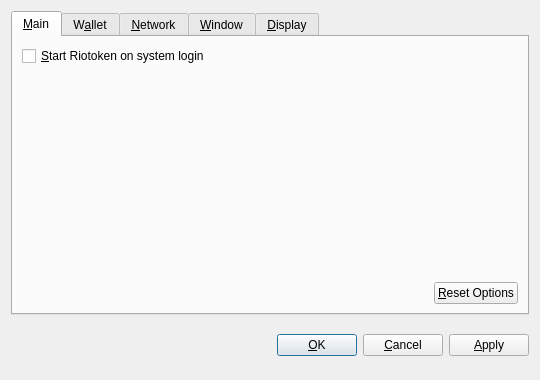
<?xml version="1.0" encoding="UTF-8"?>
<ui version="4.0">
 <class>OptionsDialog</class>
 <widget class="QDialog" name="OptionsDialog">
  <property name="geometry">
   <rect>
    <x>0</x>
    <y>0</y>
    <width>540</width>
    <height>380</height>
   </rect>
  </property>
  <property name="windowTitle">
   <string>Options</string>
  </property>
  <property name="modal">
   <bool>true</bool>
  </property>
  <layout class="QVBoxLayout" name="verticalLayout">
   <item>
    <widget class="QTabWidget" name="tabWidget">
     <property name="tabPosition">
      <enum>QTabWidget::North</enum>
     </property>
     <property name="currentIndex">
      <number>0</number>
     </property>
     <widget class="QWidget" name="tabMain">
      <attribute name="title">
       <string>&amp;Main</string>
      </attribute>
      <layout class="QVBoxLayout" name="verticalLayout_Main">
       <item>
        <widget class="QCheckBox" name="bitcoinAtStartup">
         <property name="toolTip">
          <string>Automatically start Riotoken after logging in to the system.</string>
         </property>
         <property name="text">
          <string>&amp;Start Riotoken on system login</string>
         </property>
        </widget>
       </item>
       <item>
        <spacer name="verticalSpacer_Main">
         <property name="orientation">
          <enum>Qt::Vertical</enum>
         </property>
         <property name="sizeHint" stdset="0">
          <size>
           <width>20</width>
           <height>40</height>
          </size>
         </property>
        </spacer>
       </item>
       <item>
        <layout class="QHBoxLayout" name="horizontalLayout_2_Main">
         <item>
          <spacer name="horizontalSpacer_2_Main">
           <property name="orientation">
            <enum>Qt::Horizontal</enum>
           </property>
           <property name="sizeHint" stdset="0">
            <size>
             <width>40</width>
             <height>20</height>
            </size>
           </property>
          </spacer>
         </item>
         <item>
          <widget class="QPushButton" name="resetButton">
           <property name="toolTip">
            <string>Reset all client options to default.</string>
           </property>
           <property name="text">
            <string>&amp;Reset Options</string>
           </property>
           <property name="autoDefault">
            <bool>false</bool>
           </property>
          </widget>
         </item>
        </layout>
       </item>
      </layout>
     </widget>
     <widget class="QWidget" name="tabWallet">
      <attribute name="title">
       <string>W&amp;allet</string>
      </attribute>
      <layout class="QVBoxLayout" name="verticalLayout_Network">
       <item>
        <widget class="QLabel" name="transactionFeeInfoLabel">
         <property name="text">
          <string>Optional transaction fee per kB that helps make sure your transactions are processed quickly. Most transactions are 1 kB.</string>
         </property>
         <property name="textFormat">
          <enum>Qt::PlainText</enum>
         </property>
         <property name="wordWrap">
          <bool>true</bool>
         </property>
        </widget>
       </item>
       <item>
        <layout class="QHBoxLayout" name="horizontalLayout_1_Main">
         <item>
          <widget class="QLabel" name="transactionFeeLabel">
           <property name="text">
            <string>Pay transaction &amp;fee</string>
           </property>
           <property name="textFormat">
            <enum>Qt::PlainText</enum>
           </property>
           <property name="buddy">
            <cstring>transactionFee</cstring>
           </property>
          </widget>
         </item>
         <item>
          <widget class="BitcoinAmountField" name="transactionFee"/>
         </item>
         <item>
          <spacer name="horizontalSpacer_1_Main">
           <property name="orientation">
            <enum>Qt::Horizontal</enum>
           </property>
           <property name="sizeHint" stdset="0">
            <size>
             <width>40</width>
             <height>20</height>
            </size>
           </property>
          </spacer>
         </item>
        </layout>
       </item>
       <item>
        <widget class="QLabel" name="label">
         <property name="text">
          <string>If you disable the spending of unconfirmed change, the change from a transaction cannot be used until that transaction has at least one confirmation. This also affects how your balance is computed.</string>
         </property>
         <property name="wordWrap">
          <bool>true</bool>
         </property>
        </widget>
       </item>
       <item>
        <widget class="QCheckBox" name="spendZeroConfChange">
         <property name="text">
          <string>Spend unconfirmed change  (experts only)</string>
         </property>
        </widget>
       </item>
       <item>
        <spacer name="verticalSpacer">
         <property name="orientation">
          <enum>Qt::Vertical</enum>
         </property>
         <property name="sizeHint" stdset="0">
          <size>
           <width>20</width>
           <height>40</height>
          </size>
         </property>
        </spacer>
       </item>
      </layout>
     </widget>
     <widget class="QWidget" name="tabNetwork">
      <attribute name="title">
       <string>&amp;Network</string>
      </attribute>
      <layout class="QVBoxLayout" name="verticalLayout_Network">
       <item>
        <widget class="QCheckBox" name="mapPortUpnp">
         <property name="toolTip">
          <string>Automatically open the Riotoken client port on the router. This only works when your router supports UPnP and it is enabled.</string>
         </property>
         <property name="text">
          <string>Map port using &amp;UPnP</string>
         </property>
        </widget>
       </item>
       <item>
        <widget class="QCheckBox" name="connectSocks">
         <property name="toolTip">
          <string>Connect to the Riotoken network through a SOCKS proxy (e.g. when connecting through Tor).</string>
         </property>
         <property name="text">
          <string>&amp;Connect through SOCKS proxy:</string>
         </property>
        </widget>
       </item>
       <item>
        <layout class="QHBoxLayout" name="horizontalLayout_Network">
         <item>
          <widget class="QLabel" name="proxyIpLabel">
           <property name="text">
            <string>Proxy &amp;IP:</string>
           </property>
           <property name="textFormat">
            <enum>Qt::PlainText</enum>
           </property>
           <property name="buddy">
            <cstring>proxyIp</cstring>
           </property>
          </widget>
         </item>
         <item>
          <widget class="QValidatedLineEdit" name="proxyIp">
           <property name="maximumSize">
            <size>
             <width>140</width>
             <height>16777215</height>
            </size>
           </property>
           <property name="toolTip">
            <string>IP address of the proxy (e.g. 127.0.0.1)</string>
           </property>
          </widget>
         </item>
         <item>
          <widget class="QLabel" name="proxyPortLabel">
           <property name="text">
            <string>&amp;Port:</string>
           </property>
           <property name="textFormat">
            <enum>Qt::PlainText</enum>
           </property>
           <property name="buddy">
            <cstring>proxyPort</cstring>
           </property>
          </widget>
         </item>
         <item>
          <widget class="QLineEdit" name="proxyPort">
           <property name="maximumSize">
            <size>
             <width>55</width>
             <height>16777215</height>
            </size>
           </property>
           <property name="toolTip">
            <string>Port of the proxy (e.g. 9050)</string>
           </property>
          </widget>
         </item>
         <item>
          <widget class="QLabel" name="socksVersionLabel">
           <property name="text">
            <string>SOCKS &amp;Version:</string>
           </property>
           <property name="textFormat">
            <enum>Qt::PlainText</enum>
           </property>
           <property name="buddy">
            <cstring>socksVersion</cstring>
           </property>
          </widget>
         </item>
         <item>
          <widget class="QValueComboBox" name="socksVersion">
           <property name="toolTip">
            <string>SOCKS version of the proxy (e.g. 5)</string>
           </property>
          </widget>
         </item>
         <item>
          <spacer name="horizontalSpacer_Network">
           <property name="orientation">
            <enum>Qt::Horizontal</enum>
           </property>
           <property name="sizeHint" stdset="0">
            <size>
             <width>40</width>
             <height>20</height>
            </size>
           </property>
          </spacer>
         </item>
        </layout>
       </item>
       <item>
        <spacer name="verticalSpacer_Network">
         <property name="orientation">
          <enum>Qt::Vertical</enum>
         </property>
         <property name="sizeHint" stdset="0">
          <size>
           <width>20</width>
           <height>40</height>
          </size>
         </property>
        </spacer>
       </item>
      </layout>
     </widget>
     <widget class="QWidget" name="tabWindow">
      <attribute name="title">
       <string>&amp;Window</string>
      </attribute>
      <layout class="QVBoxLayout" name="verticalLayout_Window">
       <item>
        <widget class="QCheckBox" name="minimizeToTray">
         <property name="toolTip">
          <string>Show only a tray icon after minimizing the window.</string>
         </property>
         <property name="text">
          <string>&amp;Minimize to the tray instead of the taskbar</string>
         </property>
        </widget>
       </item>
       <item>
        <widget class="QCheckBox" name="minimizeOnClose">
         <property name="toolTip">
          <string>Minimize instead of exit the application when the window is closed. When this option is enabled, the application will be closed only after selecting Quit in the menu.</string>
         </property>
         <property name="text">
          <string>M&amp;inimize on close</string>
         </property>
        </widget>
       </item>
       <item>
        <spacer name="verticalSpacer_Window">
         <property name="orientation">
          <enum>Qt::Vertical</enum>
         </property>
         <property name="sizeHint" stdset="0">
          <size>
           <width>20</width>
           <height>40</height>
          </size>
         </property>
        </spacer>
       </item>
      </layout>
     </widget>
     <widget class="QWidget" name="tabDisplay">
      <attribute name="title">
       <string>&amp;Display</string>
      </attribute>
      <layout class="QVBoxLayout" name="verticalLayout_Display">
       <item>
        <layout class="QHBoxLayout" name="horizontalLayout_1_Display">
         <item>
          <widget class="QLabel" name="langLabel">
           <property name="text">
            <string>User Interface &amp;language:</string>
           </property>
           <property name="textFormat">
            <enum>Qt::PlainText</enum>
           </property>
           <property name="buddy">
            <cstring>lang</cstring>
           </property>
          </widget>
         </item>
         <item>
          <widget class="QValueComboBox" name="lang">
           <property name="toolTip">
            <string>The user interface language can be set here. This setting will take effect after restarting Riotoken.</string>
           </property>
          </widget>
         </item>
        </layout>
       </item>
       <item>
        <layout class="QHBoxLayout" name="horizontalLayout_2_Display">
         <item>
          <widget class="QLabel" name="unitLabel">
           <property name="text">
            <string>&amp;Unit to show amounts in:</string>
           </property>
           <property name="textFormat">
            <enum>Qt::PlainText</enum>
           </property>
           <property name="buddy">
            <cstring>unit</cstring>
           </property>
          </widget>
         </item>
         <item>
          <widget class="QValueComboBox" name="unit">
           <property name="toolTip">
            <string>Choose the default subdivision unit to show in the interface and when sending coins.</string>
           </property>
          </widget>
         </item>
        </layout>
       </item>
       <item>
        <widget class="QCheckBox" name="displayAddresses">
         <property name="toolTip">
          <string>Whether to show Riotoken addresses in the transaction list or not.</string>
         </property>
         <property name="text">
          <string>&amp;Display addresses in transaction list</string>
         </property>
        </widget>
       </item>
       <item>
        <widget class="QCheckBox" name="coinControlFeatures">
         <property name="toolTip">
          <string>Whether to show coin control features or not.</string>
         </property>
         <property name="text">
          <string>Display coin &amp;control features (experts only!)</string>
         </property>
        </widget>
       </item>
       <item>
        <spacer name="verticalSpacer_Display">
         <property name="orientation">
          <enum>Qt::Vertical</enum>
         </property>
         <property name="sizeHint" stdset="0">
          <size>
           <width>20</width>
           <height>40</height>
          </size>
         </property>
        </spacer>
       </item>
      </layout>
     </widget>
    </widget>
   </item>
   <item>
    <layout class="QHBoxLayout" name="horizontalLayout_Buttons">
     <item>
      <spacer name="horizontalSpacer_1">
       <property name="orientation">
        <enum>Qt::Horizontal</enum>
       </property>
       <property name="sizeHint" stdset="0">
        <size>
         <width>40</width>
         <height>48</height>
        </size>
       </property>
      </spacer>
     </item>
     <item>
      <widget class="QLabel" name="statusLabel">
       <property name="font">
        <font>
         <weight>75</weight>
         <bold>true</bold>
        </font>
       </property>
       <property name="text">
        <string/>
       </property>
       <property name="textFormat">
        <enum>Qt::PlainText</enum>
       </property>
       <property name="wordWrap">
        <bool>true</bool>
       </property>
      </widget>
     </item>
     <item>
      <spacer name="horizontalSpacer_2">
       <property name="orientation">
        <enum>Qt::Horizontal</enum>
       </property>
       <property name="sizeHint" stdset="0">
        <size>
         <width>40</width>
         <height>48</height>
        </size>
       </property>
      </spacer>
     </item>
     <item>
      <widget class="QPushButton" name="okButton">
       <property name="text">
        <string>&amp;OK</string>
       </property>
      </widget>
     </item>
     <item>
      <widget class="QPushButton" name="cancelButton">
       <property name="text">
        <string>&amp;Cancel</string>
       </property>
       <property name="autoDefault">
        <bool>false</bool>
       </property>
      </widget>
     </item>
     <item>
      <widget class="QPushButton" name="applyButton">
       <property name="text">
        <string>&amp;Apply</string>
       </property>
       <property name="autoDefault">
        <bool>false</bool>
       </property>
      </widget>
     </item>
    </layout>
   </item>
  </layout>
 </widget>
 <customwidgets>
  <customwidget>
   <class>BitcoinAmountField</class>
   <extends>QSpinBox</extends>
   <header>bitcoinamountfield.h</header>
  </customwidget>
  <customwidget>
   <class>QValueComboBox</class>
   <extends>QComboBox</extends>
   <header>qvaluecombobox.h</header>
  </customwidget>
  <customwidget>
   <class>QValidatedLineEdit</class>
   <extends>QLineEdit</extends>
   <header>qvalidatedlineedit.h</header>
  </customwidget>
 </customwidgets>
 <resources/>
 <connections/>
</ui>
